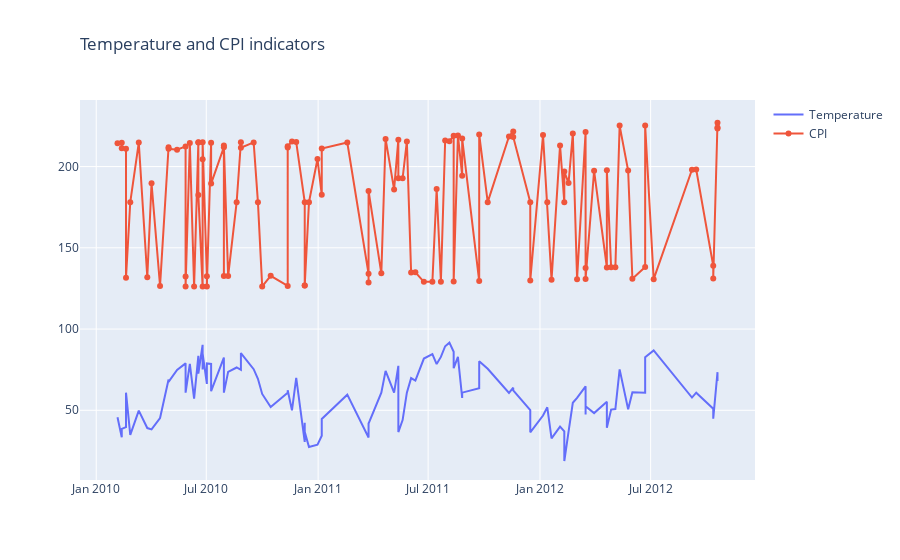
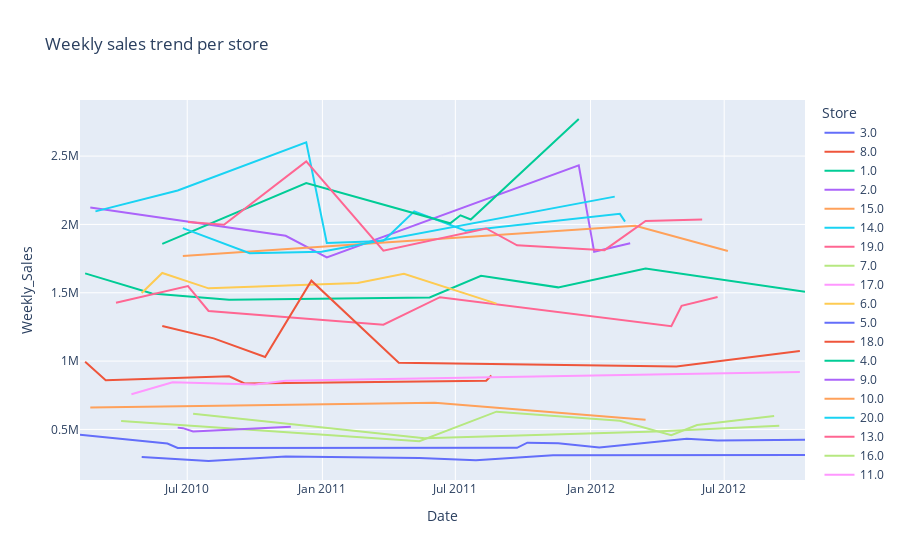

Here is the notebook cell these charts were saved with, in order:
### Markdown cell above
### Visualisations

### Code cell
df2 = df2.sort_values(by=['Date'])

# Plot the temperature and CPI in one figure as they have similar scales
fig = go.Figure()
fig.add_trace(go.Scatter(x=df2['Date'], y=df2['Temperature'],
                    mode='lines',
                    name='Temperature',
                    ))
fig.add_trace(go.Scatter(x=df2['Date'], y=df2['CPI'],
                    mode='lines+markers',
                    name='CPI'))
fig.update_layout(
title=go.layout.Title(
text="Temperature and CPI indicators",
xref="paper",
x=0
))

fig.show()


fig = px.line(df2, x='Date' , y='Weekly_Sales' ,title='Weekly sales trend per store',color='Store')
fig.show()

fig = go.Figure()

### Figure 1 — Plotly figure (JSON) as saved in the notebook; plotly's stock layout.template omitted (floating-point values rounded to 4 significant figures; data arrays with more than 128 entries replaced by an {"elided": "..."} marker saying what was removed)
{"data": [{"mode": "lines", "name": "Temperature", "type": "scatter", "x": {"elided": "131 str values"}, "y": {"elided": "131 float values"}}, {"mode": "lines+markers", "name": "CPI", "type": "scatter", "x": {"elided": "131 str values"}, "y": {"elided": "131 float values"}}], "layout": {"title": {"text": "Temperature and CPI indicators", "x": 0, "xref": "paper"}}}

### Figure 2 — Plotly figure (JSON) as saved in the notebook; plotly's stock layout.template omitted (floating-point values rounded to 4 significant figures)
{"data": [{"hovertemplate": "Store=3.0<br>Date=%{x}<br>Weekly_Sales=%{y}<extra></extra>", "legendgroup": "3.0", "line": {"color": "#636efa", "dash": "solid"}, "marker": {"symbol": "circle"}, "mode": "lines", "name": "3.0", "orientation": "v", "showlegend": true, "type": "scatter", "x": ["2010-02-05T00:00:00", "2010-06-04T00:00:00", "2010-06-18T00:00:00", "2011-09-23T00:00:00", "2011-10-07T00:00:00", "2011-11-18T00:00:00", "2012-01-13T00:00:00", "2012-05-11T00:00:00", "2012-06-22T00:00:00", "2012-10-19T00:00:00", null, null], "xaxis": "x", "y": [461600.0, 397000.0, 364100.0, 365200.0, 403300.0, 398800.0, 367400.0, 432000.0, 419500.0, 424500.0, 418900.0, 384200.0], "yaxis": "y"}, {"hovertemplate": "Store=8.0<br>Date=%{x}<br>Weekly_Sales=%{y}<extra></extra>", "legendgroup": "8.0", "line": {"color": "#EF553B", "dash": "solid"}, "marker": {"symbol": "circle"}, "mode": "lines", "name": "8.0", "orientation": "v", "showlegend": true, "type": "scatter", "x": ["2010-02-12T00:00:00", "2010-03-12T00:00:00", "2010-08-27T00:00:00", "2010-09-17T00:00:00", "2011-08-12T00:00:00", "2011-08-19T00:00:00"], "xaxis": "x", "y": [994800.0, 860300.0, 888800.0, 836700.0, 856800.0, 895100.0], "yaxis": "y"}, {"hovertemplate": "Store=1.0<br>Date=%{x}<br>Weekly_Sales=%{y}<extra></extra>", "legendgroup": "1.0", "line": {"color": "#00cc96", "dash": "solid"}, "marker": {"symbol": "circle"}, "mode": "lines", "name": "1.0", "orientation": "v", "showlegend": true, "type": "scatter", "x": ["2010-02-12T00:00:00", "2010-05-14T00:00:00", "2010-08-27T00:00:00", "2011-05-27T00:00:00", "2011-08-05T00:00:00", "2011-11-18T00:00:00", "2012-03-16T00:00:00", "2012-10-19T00:00:00", null], "xaxis": "x", "y": [1642000.0, 1494000.0, 1449000.0, 1466000.0, 1624000.0, 1539000.0, 1677000.0, 1508000.0, 1662000.0], "yaxis": "y"}, {"hovertemplate": "Store=2.0<br>Date=%{x}<br>Weekly_Sales=%{y}<extra></extra>", "legendgroup": "2.0", "line": {"color": "#ab63fa", "dash": "solid"}, "marker": {"symbol": "circle"}, "mode": "lines", "name": "2.0", "orientation": "v", "showlegend": true, "type": "scatter", "x": ["2010-02-19T00:00:00", "2010-11-12T00:00:00", "2011-01-07T00:00:00", "2011-12-16T00:00:00", "2012-01-06T00:00:00", "2012-02-24T00:00:00", null, null], "xaxis": "x", "y": [2124000.0, 1917000.0, 1758000.0, 2433000.0, 1800000.0, 1862000.0, 1853000.0, 1798000.0], "yaxis": "y"}, {"hovertemplate": "Store=15.0<br>Date=%{x}<br>Weekly_Sales=%{y}<extra></extra>", "legendgroup": "15.0", "line": {"color": "#FFA15A", "dash": "solid"}, "marker": {"symbol": "circle"}, "mode": "lines", "name": "15.0", "orientation": "v", "showlegend": true, "type": "scatter", "x": ["2010-02-19T00:00:00", "2011-06-03T00:00:00", "2012-03-16T00:00:00", null], "xaxis": "x", "y": [660800.0, 695400.0, 570600.0, 607500.0], "yaxis": "y"}, {"hovertemplate": "Store=14.0<br>Date=%{x}<br>Weekly_Sales=%{y}<extra></extra>", "legendgroup": "14.0", "line": {"color": "#19d3f3", "dash": "solid"}, "marker": {"symbol": "circle"}, "mode": "lines", "name": "14.0", "orientation": "v", "showlegend": true, "type": "scatter", "x": ["2010-02-26T00:00:00", "2010-06-18T00:00:00", "2010-12-10T00:00:00", "2011-01-07T00:00:00", "2011-03-25T00:00:00", "2011-05-06T00:00:00", "2011-07-15T00:00:00", "2012-02-10T00:00:00", "2012-02-17T00:00:00"], "xaxis": "x", "y": [2096000.0, 2249000.0, 2601000.0, 1865000.0, 1879000.0, 2096000.0, 1954000.0, 2077000.0, 2021000.0], "yaxis": "y"}, {"hovertemplate": "Store=19.0<br>Date=%{x}<br>Weekly_Sales=%{y}<extra></extra>", "legendgroup": "19.0", "line": {"color": "#FF6692", "dash": "solid"}, "marker": {"symbol": "circle"}, "mode": "lines", "name": "19.0", "orientation": "v", "showlegend": true, "type": "scatter", "x": ["2010-03-26T00:00:00", "2010-07-02T00:00:00", "2010-07-30T00:00:00", "2011-03-25T00:00:00", "2011-06-10T00:00:00", "2012-04-20T00:00:00", "2012-05-04T00:00:00", "2012-06-22T00:00:00"], "xaxis": "x", "y": [1427000.0, 1549000.0, 1366000.0, 1267000.0, 1467000.0, 1255000.0, 1405000.0, 1468000.0], "yaxis": "y"}, {"hovertemplate": "Store=7.0<br>Date=%{x}<br>Weekly_Sales=%{y}<extra></extra>", "legendgroup": "7.0", "line": {"color": "#B6E880", "dash": "solid"}, "marker": {"symbol": "circle"}, "mode": "lines", "name": "7.0", "orientation": "v", "showlegend": true, "type": "scatter", "x": ["2010-04-02T00:00:00", "2011-05-13T00:00:00", "2011-08-26T00:00:00", "2012-02-10T00:00:00", "2012-04-20T00:00:00", "2012-05-25T00:00:00", "2012-09-07T00:00:00", null], "xaxis": "x", "y": [561100.0, 414100.0, 630000.0, 563500.0, 457300.0, 532700.0, 597900.0, 716400.0], "yaxis": "y"}, {"hovertemplate": "Store=17.0<br>Date=%{x}<br>Weekly_Sales=%{y}<extra></extra>", "legendgroup": "17.0", "line": {"color": "#FF97FF", "dash": "solid"}, "marker": {"symbol": "circle"}, "mode": "lines", "name": "17.0", "orientation": "v", "showlegend": true, "type": "scatter", "x": ["2010-04-16T00:00:00", "2010-06-11T00:00:00", "2010-10-01T00:00:00", "2010-11-12T00:00:00", "2012-10-12T00:00:00", null, null], "xaxis": "x", "y": [757700.0, 845300.0, 829200.0, 855500.0, 919900.0, 986900.0, 1047000.0], "yaxis": "y"}, {"hovertemplate": "Store=6.0<br>Date=%{x}<br>Weekly_Sales=%{y}<extra></extra>", "legendgroup": "6.0", "line": {"color": "#FECB52", "dash": "solid"}, "marker": {"symbol": "circle"}, "mode": "lines", "name": "6.0", "orientation": "v", "showlegend": true, "type": "scatter", "x": ["2010-04-30T00:00:00", "2010-05-28T00:00:00", "2010-07-30T00:00:00", "2011-02-18T00:00:00", "2011-04-22T00:00:00", "2011-08-26T00:00:00"], "xaxis": "x", "y": [1498000.0, 1644000.0, 1532000.0, 1572000.0, 1639000.0, 1420000.0], "yaxis": "y"}, {"hovertemplate": "Store=5.0<br>Date=%{x}<br>Weekly_Sales=%{y}<extra></extra>", "legendgroup": "5.0", "line": {"color": "#636efa", "dash": "solid"}, "marker": {"symbol": "circle"}, "mode": "lines", "name": "5.0", "orientation": "v", "showlegend": true, "type": "scatter", "x": ["2010-04-30T00:00:00", "2010-07-30T00:00:00", "2010-11-12T00:00:00", "2011-05-13T00:00:00", "2011-07-29T00:00:00", "2011-11-11T00:00:00", "2012-10-19T00:00:00", null], "xaxis": "x", "y": [298700.0, 268900.0, 301800.0, 290900.0, 275100.0, 311900.0, 313400.0, 359200.0], "yaxis": "y"}, {"hovertemplate": "Store=18.0<br>Date=%{x}<br>Weekly_Sales=%{y}<extra></extra>", "legendgroup": "18.0", "line": {"color": "#EF553B", "dash": "solid"}, "marker": {"symbol": "circle"}, "mode": "lines", "name": "18.0", "orientation": "v", "showlegend": true, "type": "scatter", "x": ["2010-05-28T00:00:00", "2010-08-06T00:00:00", "2010-10-15T00:00:00", "2010-12-17T00:00:00", "2011-04-15T00:00:00", "2012-04-27T00:00:00", "2012-10-12T00:00:00", null, null, null], "xaxis": "x", "y": [1256000.0, 1166000.0, 1030000.0, 1588000.0, 988200.0, 961200.0, 1074079, 1205000.0, 1087000.0, 1048000.0], "yaxis": "y"}, {"hovertemplate": "Store=4.0<br>Date=%{x}<br>Weekly_Sales=%{y}<extra></extra>", "legendgroup": "4.0", "line": {"color": "#00cc96", "dash": "solid"}, "marker": {"symbol": "circle"}, "mode": "lines", "name": "4.0", "orientation": "v", "showlegend": true, "type": "scatter", "x": ["2010-05-28T00:00:00", "2010-12-10T00:00:00", "2011-06-24T00:00:00", "2011-07-08T00:00:00", "2011-07-22T00:00:00", "2011-12-16T00:00:00"], "xaxis": "x", "y": [1858000.0, 2303000.0, 2008000.0, 2067000.0, 2036000.0, 2771000.0], "yaxis": "y"}, {"hovertemplate": "Store=9.0<br>Date=%{x}<br>Weekly_Sales=%{y}<extra></extra>", "legendgroup": "9.0", "line": {"color": "#ab63fa", "dash": "solid"}, "marker": {"symbol": "circle"}, "mode": "lines", "name": "9.0", "orientation": "v", "showlegend": true, "type": "scatter", "x": ["2010-06-18T00:00:00", "2010-06-25T00:00:00", "2010-07-09T00:00:00", "2010-11-19T00:00:00"], "xaxis": "x", "y": [513100.0, 509300.0, 485400.0, 519800.0], "yaxis": "y"}, {"hovertemplate": "Store=10.0<br>Date=%{x}<br>Weekly_Sales=%{y}<extra></extra>", "legendgroup": "10.0", "line": {"color": "#FFA15A", "dash": "solid"}, "marker": {"symbol": "circle"}, "mode": "lines", "name": "10.0", "orientation": "v", "showlegend": true, "type": "scatter", "x": ["2010-06-25T00:00:00", "2012-03-02T00:00:00", "2012-07-06T00:00:00", null, null], "xaxis": "x", "y": [1768000.0, 1990000.0, 1806000.0, 1714000.0, 1832000.0], "yaxis": "y"}, {"hovertemplate": "Store=20.0<br>Date=%{x}<br>Weekly_Sales=%{y}<extra></extra>", "legendgroup": "20.0", "line": {"color": "#19d3f3", "dash": "solid"}, "marker": {"symbol": "circle"}, "mode": "lines", "name": "20.0", "orientation": "v", "showlegend": true, "type": "scatter", "x": ["2010-06-25T00:00:00", "2010-09-24T00:00:00", "2010-12-31T00:00:00", "2012-02-03T00:00:00", null], "xaxis": "x", "y": [1973000.0, 1790000.0, 1800000.0, 2204000.0, 2046000.0], "yaxis": "y"}, {"hovertemplate": "Store=13.0<br>Date=%{x}<br>Weekly_Sales=%{y}<extra></extra>", "legendgroup": "13.0", "line": {"color": "#FF6692", "dash": "solid"}, "marker": {"symbol": "circle"}, "mode": "lines", "name": "13.0", "orientation": "v", "showlegend": true, "type": "scatter", "x": ["2010-07-02T00:00:00", "2010-08-20T00:00:00", "2010-12-10T00:00:00", "2011-03-25T00:00:00", "2011-08-12T00:00:00", "2011-09-23T00:00:00", "2012-01-20T00:00:00", "2012-03-16T00:00:00", "2012-06-01T00:00:00"], "xaxis": "x", "y": [2018000.0, 1997000.0, 2461000.0, 1808000.0, 1970000.0, 1847000.0, 1812000.0, 2026000.0, 2035000.0], "yaxis": "y"}, {"hovertemplate": "Store=16.0<br>Date=%{x}<br>Weekly_Sales=%{y}<extra></extra>", "legendgroup": "16.0", "line": {"color": "#B6E880", "dash": "solid"}, "marker": {"symbol": "circle"}, "mode": "lines", "name": "16.0", "orientation": "v", "showlegend": true, "type": "scatter", "x": ["2010-07-09T00:00:00", "2011-05-20T00:00:00", "2012-03-30T00:00:00", "2012-09-14T00:00:00"], "xaxis": "x", "y": [614300.0, 435400.0, 485100.0, 526500.0], "yaxis": "y"}, {"hovertemplate": "Store=11.0<br>Date=%{x}<br>Weekly_Sales=%{y}<extra></extra>", "legendgroup": "11.0", "line": {"color": "#FF97FF", "dash": "solid"}, "marker": {"symbol": "circle"}, "mode": "lines", "name": "11.0", "orientation": "v", "showlegend": true, "type": "scatter", "x": ["2010-11-26T00:00:00", null, null], "xaxis": "x", "y": [1757000.0, 1244000.0, 1570000.0], "yaxis": "y"}], "layout": {"legend": {"title": {"text": "Store"}, "tracegroupgap": 0}, "title": {"text": "Weekly sales trend per store"}, "xaxis": {"anchor": "y", "domain": [0, 1], "title": {"text": "Date"}}, "yaxis": {"anchor": "x", "domain": [0, 1], "title": {"text": "Weekly_Sales"}}}}
